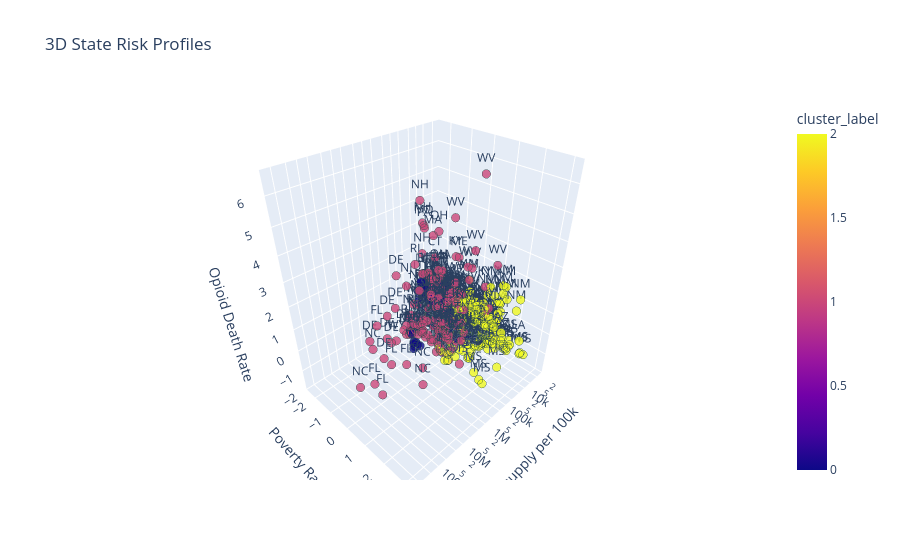

The cell this chart's notebook holds for it:
### Code cell
import plotly.express as px

# 1. Create the 3D Scatter Plot
# Ensure you are using the unscaled original data for the plot labels!
fig = px.scatter_3d(df, x='oxy_gms', y='poverty_rate', z='death_rate',
                    color='cluster_label', # Color points by cluster
                    text='state', # Add state abbreviations to the points
                    title='3D State Risk Profiles',
                    labels={'oxy_gms': 'Oxy supply per 100k',
                            'poverty_rate': 'Poverty Rate (%)',
                            'death_rate': 'Opioid Death Rate'},
                    opacity=0.8)

# 2. Make the markers large and clear
fig.update_traces(marker=dict(size=5, line=dict(width=1, color='DarkSlateGrey')))

# 3. Use log scale on Oxy axis to handle the extreme outliers we saw earlier
fig.update_layout(scene=dict(xaxis=dict(type="log")))

fig.show()

### Figure 1 — Plotly figure (JSON) as saved in the notebook; plotly's stock layout.template omitted (floating-point values rounded to 4 significant figures; data arrays with more than 128 entries replaced by an {"elided": "..."} marker saying what was removed)
{"data": [{"hovertemplate": "Oxy supply per 100k=%{x}<br>Poverty Rate (%)=%{y}<br>Opioid Death Rate=%{z}<br>state=%{text}<br>cluster_label=%{marker.color}<extra></extra>", "legendgroup": "", "marker": {"color": {"elided": "850 int values"}, "coloraxis": "coloraxis", "line": {"color": "DarkSlateGrey", "width": 1}, "opacity": 0.8, "size": 5, "symbol": "circle"}, "mode": "markers+text", "name": "", "scene": "scene", "showlegend": false, "text": {"elided": "850 str values"}, "type": "scatter3d", "x": {"elided": "850 float values"}, "y": {"elided": "850 float values"}, "z": {"elided": "850 float values"}}], "layout": {"coloraxis": {"colorbar": {"title": {"text": "cluster_label"}}, "colorscale": [[0, "#0d0887"], [0.1111, "#46039f"], [0.2222, "#7201a8"], [0.3333, "#9c179e"], [0.4444, "#bd3786"], [0.5556, "#d8576b"], [0.6667, "#ed7953"], [0.7778, "#fb9f3a"], [0.8889, "#fdca26"], [1, "#f0f921"]]}, "legend": {"tracegroupgap": 0}, "scene": {"domain": {"x": [0, 1], "y": [0, 1]}, "xaxis": {"title": {"text": "Oxy supply per 100k"}, "type": "log"}, "yaxis": {"title": {"text": "Poverty Rate (%)"}}, "zaxis": {"title": {"text": "Opioid Death Rate"}}}, "title": {"text": "3D State Risk Profiles"}}}
